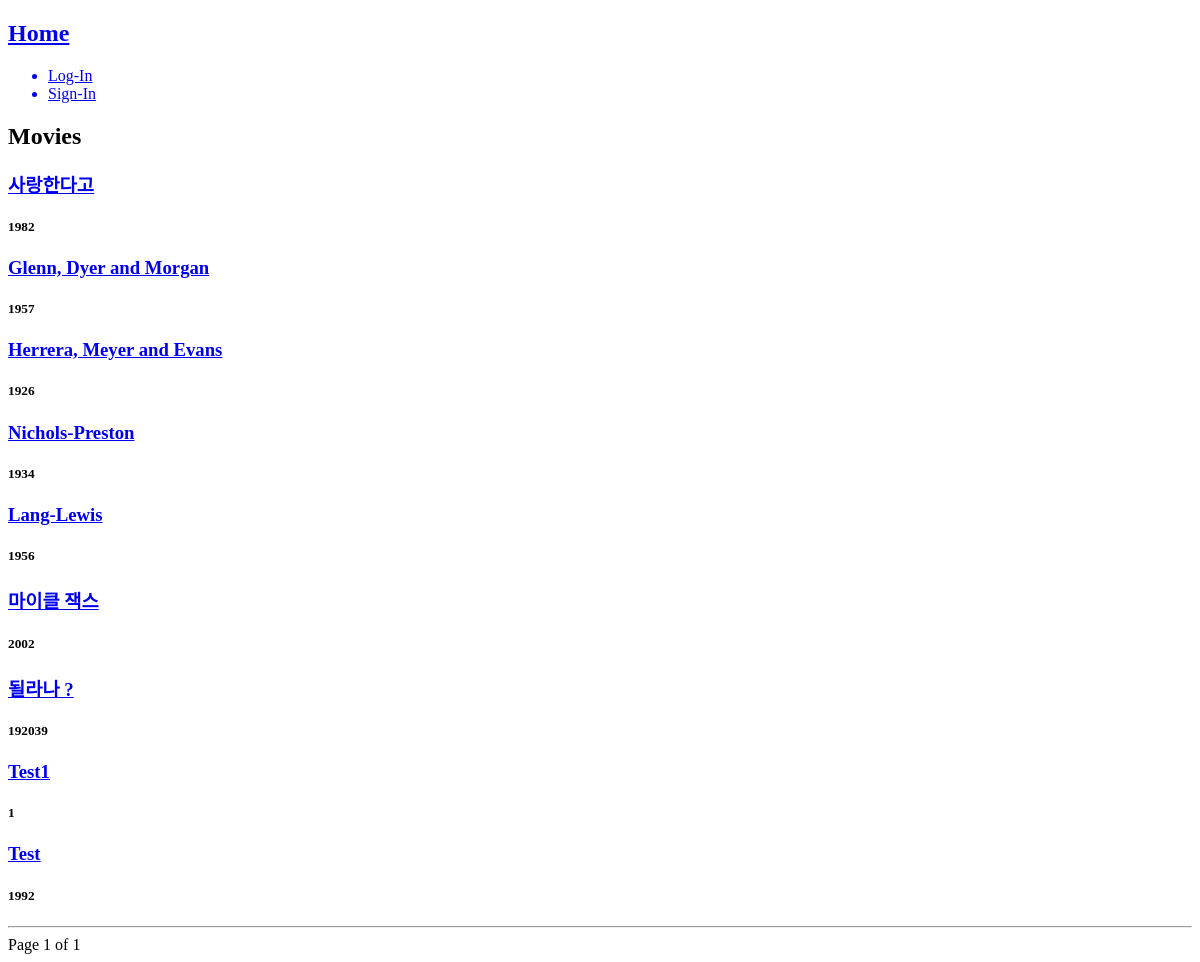
The page /movies/ on the database as committed earlier.
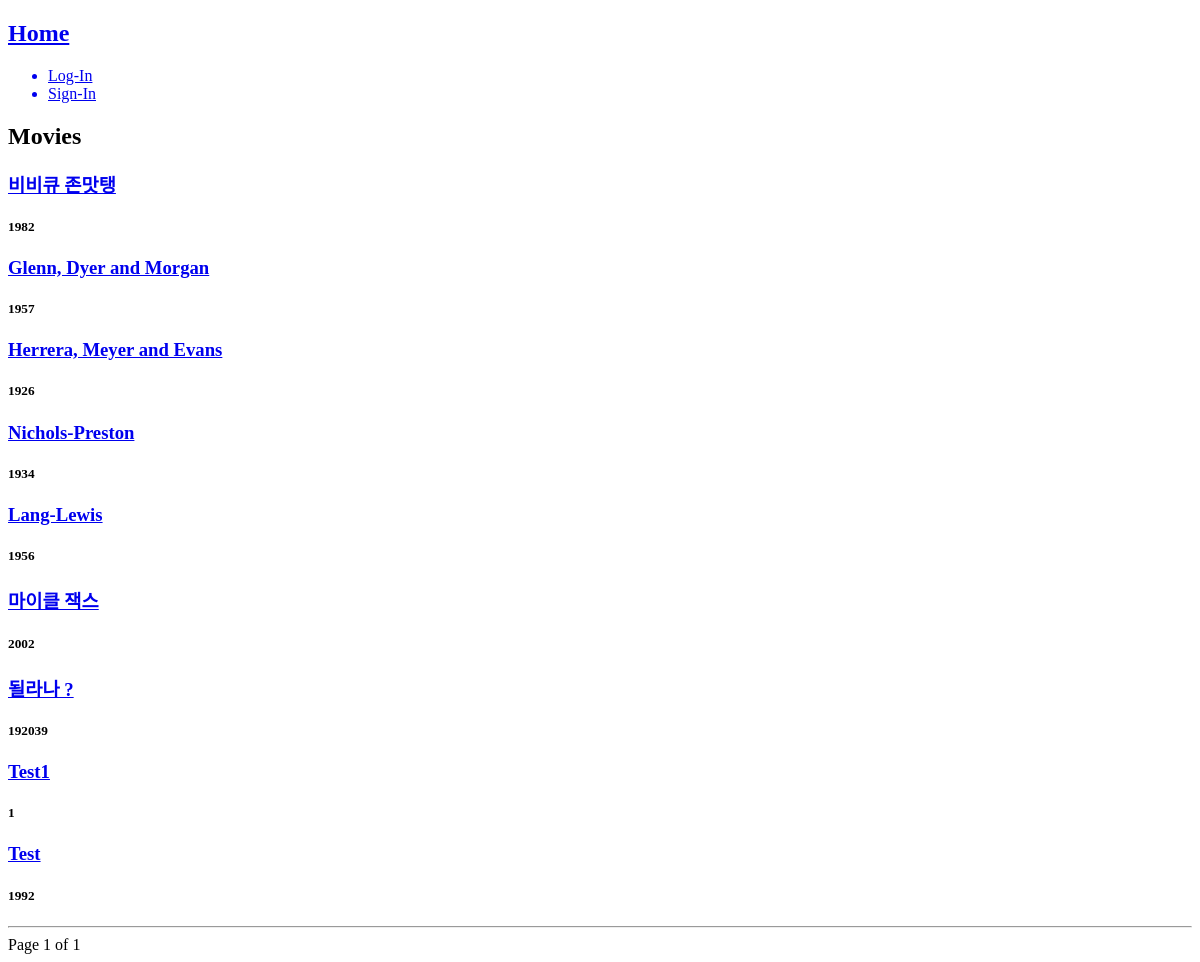
The same page on the database as committed later.
### movies/models.py (models this page shows, shortened)
class Movie(TimeStampModel):
    title = models.CharField(max_length=120)
    year = models.IntegerField()
    cover_image = models.ImageField(null=True, blank=True)
    rating = models.IntegerField()
    category = models.ForeignKey(
        "categories.Category", on_delete=models.CASCADE, related_name="movies"
    )
    director = models.ForeignKey(
        "people.Person", on_delete=models.CASCADE, related_name="movies"
    )
    cast = models.ManyToManyField("people.Person", blank=True)

### movies/views.py (the view)
# urls.py: path("", MoviesView.as_view(), name="movies"),
class MoviesView(ListView):
    model = Movie
    paginate_by = 10
    paginate_orphans = 5
    ordering = "pk"
    context_object_name = "movies"
    def get_context_data(self, **kwargs):
        context = super().get_context_data(**kwargs)
        context["page_title"] = "All Movies"
        return context

### templates/movies/movie_list.html (shortened to what this page needs)
{% extends "base.html" %}
{% block content %}
<div>
  <h2>Movies</h2>
  {% for movie in movies %}
  <div>
    <a href="{% url "movies:movieDetail" movie.pk %}">
      <h3>{{movie.title}}</h3>
    </a>
    <h5>{{movie.year}}</h5>
  </div>
  {% endfor %}
<hr />
</div>
<div>
    Page {{page_obj.number}} of {{page_obj.paginator.num_pages}}
</div>
{% endblock content %}

Rows that differ between the two databases and show on the page:
changed Movie: title "사랑한다고" → "비비큐 존맛탱"
